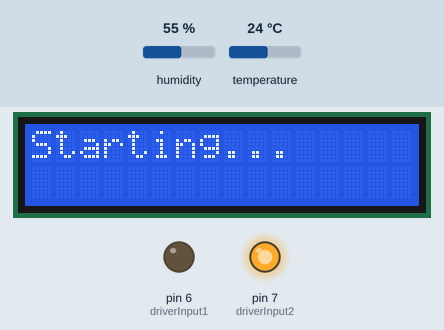
Simulated run of this sketch. Board: Arduino Uno, built with avr-gcc and run on an emulated ATmega328P. On the bench: 16×2 character LCD, output pins drawn as LEDs (lit = HIGH). The test bench sets the inputs (shaded band); at power-on: humidity 55 %, temperature 24 °C. Pins used as bus, display or sensor lines are not drawn.

Above: at 0.1 s.
At 40.1 s:
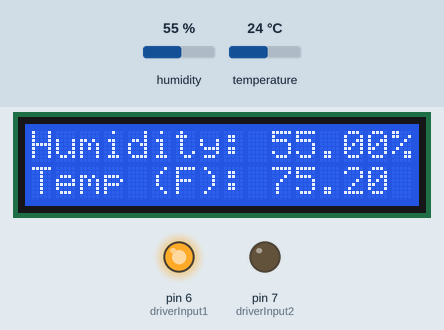
At 49.5 s:
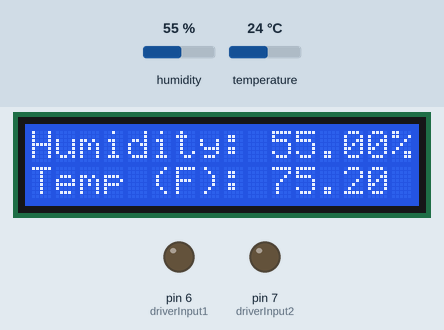
At 64.9 s:
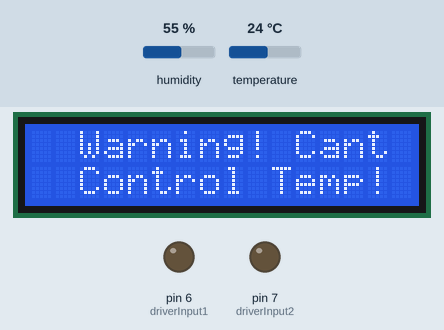
Timing chart, 0 to 66.4 s (numbered marks = the images above):
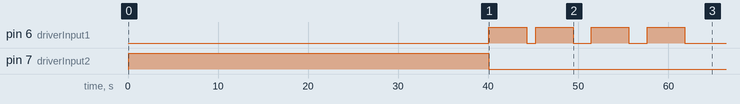

The sketch:

Critical_Subassembly.ino
```cpp
/* Milestone 1 Demo Program
   Purpose: An Arduino program that integrates temperature
   sensors with the linear actuator to demonstrate our
   critical subassembly.

   Author: Ian McMillan & Aidan Mizwicki
   Version: 0.5
   Last Modified: 1/25/2023
*/

// include the libraries for DHT and LCD:
#include <LiquidCrystal.h>
#include <DHT.h>

//preprocessor directives for our global constants
#define ACTUATORSPEED 200
#define actuatorEnable 0
#define driverInput1 6
#define driverInput2 7
#define ledRed 3
#define ledBlue 4
#define actuatorInterval 4175 //intervale is ~4.175sec/15 degree travel increments
#define upperTemp 74
#define lowerTemp 67
#define DHTPIN 5           // DHT Data Pin
#define DHTTYPE DHT22      // DHT Type

DHT dht(DHTPIN, DHTTYPE);  // Initialize DHT sensor for normal 16mhz Arduino


// LCD Variable Setup
const int rs = 14, en = 13, d4 = 2, d5 = 11, d6 = 10, d7 = 9;
LiquidCrystal lcd(rs, en, d4, d5, d6, d7);

// DHT22 Varibale Setup
float humidity;       //Humidity Value
float temp;           //Temperature Value

//enumerating state variables

enum positionStates {
 deg0,
 deg15,
 deg30,
 deg45,
 deg60
};

enum positionStates lidState;

bool alertFlag;

void setup() {
  Serial.begin(9600);

  // set up the LCD's number of columns and rows:
  // Print a startup message
  lcd.begin(16, 2);
  lcd.setCursor(0,0);
  lcd.print("Starting...");

  // Start the DHT22
  dht.begin();

  alertFlag = false;

  pinMode(actuatorEnable, OUTPUT);
  pinMode(driverInput1, OUTPUT);
  pinMode(driverInput2, OUTPUT);

  actuatorConfig();
  retractAct();
  delay(40000);
  stopAct();
  lidState = deg0;
}

void loop() {
  // Read temperature and humidity from the DHT22
  // and store as humidity and temperature
    humidity = dht.readHumidity();
    temp = dht.readTemperature(true);

  //print the results to LCD Display
  lcd.setCursor(0,0);
  lcd.print("Humidity: ");
  lcd.print(humidity);
  lcd.print("%");
  lcd.setCursor(0, 1);
  lcd.print("Temp (F): ");
  lcd.print(temp);

  //at top of loop, if alertFlag is raised, print out alert
  if (alertFlag) {
    lcd.setCursor(0,0);
    lcd.print("  Warning! Cant ");
    lcd.setCursor(0,1);
    lcd.print("  Control Temp! ");
    digitalWrite(ledBlue, LOW);
    digitalWrite(ledRed, HIGH);
  }
  else {
    digitalWrite(ledBlue, HIGH);
    digitalWrite(ledRed, LOW);
  }

  switch (lidState) {
    case deg0:
      //if temp goes higher than ambient, goto deg15
      if (temp > upperTemp) {
        //set actuator to extend
        extendAct();
        //delay for 5 sec (duration will need adjusting)
        delay(actuatorInterval);
        //set actuator to stop
        stopAct();
        //set lidState to deg15
        lidState = deg15;
        break;
      }
      //else if temp goes lower than ambient, remain closed, throw alert flag
      else if (temp < lowerTemp) {
        alertFlag = true;
        break;
      }
      //else remain
      else {
        alertFlag = false;
        break;
      }

    case deg15:
      //if temp goes higher than ambient, goto deg30
      if (temp > upperTemp) {
        //set actuator to extend
        extendAct();
        //delay for 5 sec (duration will need adjusting)
        delay(actuatorInterval);
        //set actuator to stop
        stopAct();
        //set lidState to deg30
        lidState = deg30;
        delay(1000);
        break;
      }
      //else if temp goes lower than ambient, goto deg0
      else if (temp < lowerTemp) {
        //set actuator to retract
        retractAct();
        //delay for 5 sec (duration will need adjusting)
        delay(actuatorInterval);
        //set actuator to stop
        stopAct();
        //set lidState to deg0
        lidState = deg0;
        delay(1000);
        break;
      }
      //else remain
      else break;

    case deg30:
      //if temp goes higher than ambient, goto deg45
      if (temp > upperTemp) {
        //set actuator to extend
        extendAct();
        //delay for 5 sec (duration will need adjusting)
        delay(actuatorInterval);
        //set actuator to stop
        stopAct();
        //set lidState to deg45
        lidState = deg45;
        delay(1000);
        break;
      }
      //else if temp goes lower than ambient, goto deg15
      else if (temp < lowerTemp) {
        //set actuator to retract
        retractAct();
        //delay for 5 sec (duration will need adjusting)
        delay(actuatorInterval);
        //set actuator to stop
        stopAct();
        //set lidState to deg15
        lidState = deg15;
        delay(1000);
        break;
      }
      //else remain
      else break;

    case deg45:
      //if temp goes higher than ambient, goto deg60
      if (temp > upperTemp) {
        //set actuator to extend
        extendAct();
        //delay for 5 sec (duration will need adjusting)
        delay(actuatorInterval);
        //set actuator to stop
        stopAct();
        //set lidState to deg60
        lidState = deg60;
        delay(1000);
        break;
      }
      //else if temp goes lower than ambient, goto deg30
      else if (temp < lowerTemp) {
        //set actuator to retract
        retractAct();
        //delay for 5 sec (duration will need adjusting)
        delay(actuatorInterval);
        //set actuator to stop
        stopAct();
        //set lidState to deg30
        lidState = deg30;
        delay(1000);
        break;
      }
      //else remain
      else break;

    case deg60:
      //if temp goes higher than ambient, remain, throw alert flag
      if (temp > upperTemp) {
        alertFlag = true;
        break;
      }
      //else if temp goes lower than ambient, goto deg45
      else if (temp < lowerTemp) {
        //set actuator to retract
        retractAct();
        //delay for 5 sec (duration will need adjusting)
        delay(actuatorInterval);
        //set actuator to stop
        stopAct();
        //set lidState to deg45
        lidState = deg45;
        delay(1000);
        break;
      }
      //else remain
      else {
        alertFlag = false;
        break;
      }
  }

  delay(1000);
}


void extendAct() {
  digitalWrite(driverInput1, HIGH);
  digitalWrite(driverInput2, LOW);
}

void retractAct() {
  digitalWrite(driverInput1, LOW);
  digitalWrite(driverInput2, HIGH);
}

void stopAct() {
  digitalWrite(driverInput1, LOW);
  digitalWrite(driverInput2, LOW);
}

void actuatorConfig() {
  analogWrite(actuatorEnable, ACTUATORSPEED);
}
```

Measured:
- by itself, pin 6 (driverInput1): LOW → HIGH at 40.1 s, → LOW 4.2 s later, → HIGH 1.0 s later, → LOW 4.2 s later, … (8 changes in this stretch)
- what the display in image 1 shows lasts 24.7 s, from 40.1 s to 64.8 s
